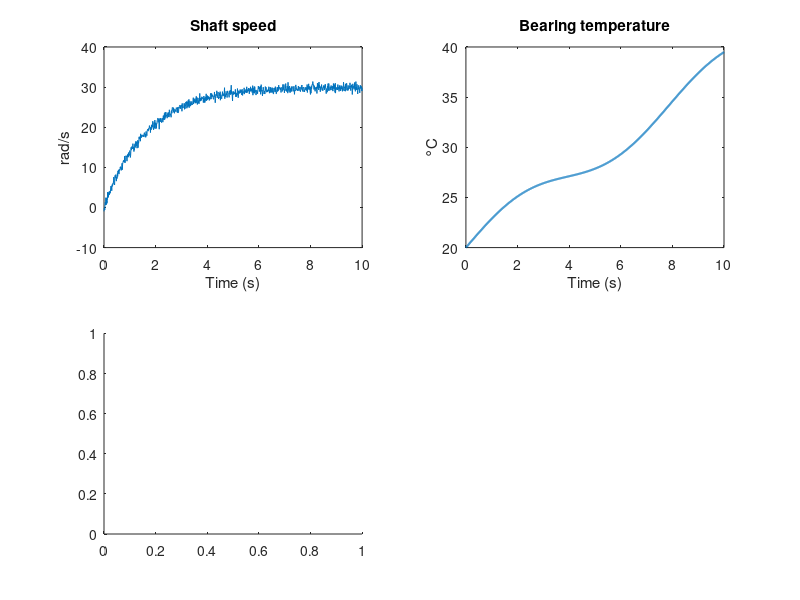

MATLAB code for this plot: (Note: this script raises an error after producing the figure.)
rng(2);
t = 0:0.01:10;
speed = 30*(1 - exp(-0.6*t)) + 0.6*randn(size(t));
temp = 20 + 1.8*t + 1.5*sin(0.8*t);

subplot(2, 2, 1);
plot(t, speed);
title('Shaft speed');
xlabel('Time (s)');
ylabel('rad/s');

subplot(2, 2, 2);
plot(t, temp, 'LineWidth', 1.5);
title('Bearing temperature');
xlabel('Time (s)');
ylabel('°C');

subplot(2, 2, 3);
histogram(speed(t > 5), 25);
title('Speed after 5 s');
xlabel('rad/s');
ylabel('Count');

subplot(2, 2, 4);
scatter(speed(1:20:end), temp(1:20:end), 18, t(1:20:end), 'filled');
title('Temperature against speed');
xlabel('rad/s');
ylabel('°C');

sgtitle('Run 14 summary');
